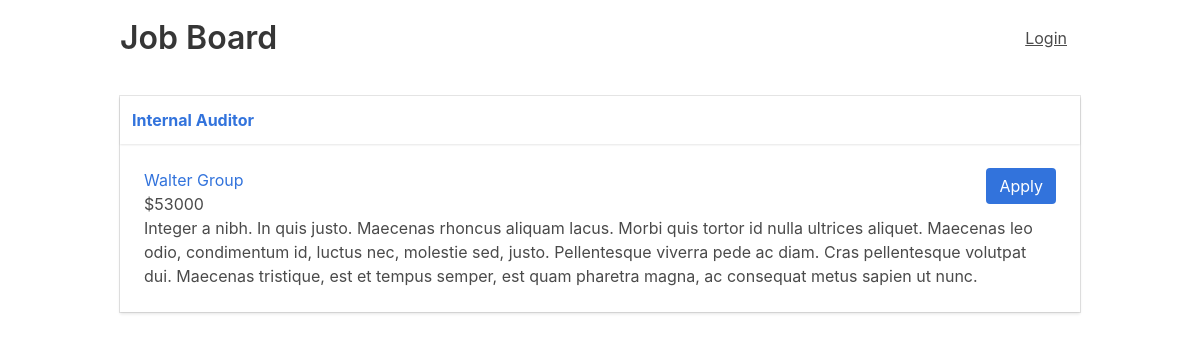
The page /job/2 on the database its author committed.
### tables this page shows
CREATE TABLE "job" (
"id" INTEGER PRIMARY KEY AUTOINCREMENT,
"title" VARCHAR,
"description" TEXT,
"salary" VARCHAR,
"employer_id" INTEGER
);

CREATE TABLE "employer" (
"id" INTEGER PRIMARY KEY AUTOINCREMENT,
"name" VARCHAR,
"description" TEXT,
"address" VARCHAR,
"city" VARCHAR,
"state" VARCHAR,
"zip" VARCHAR
);

### jobs/app.py (the view)
@app.route("/job/<job_id>")
def job(job_id):
    job = execute_sql(
        "SELECT job.id, job.title, job.description, job.salary, employer.id as employer_id, employer.name as employer_name FROM job JOIN employer ON employer.id = job.employer_id WHERE job.id = ?",
        [job_id],
        single=True,
    )
    return render_template("job.html", job=job)

### jobs/app.py (called while the page is built)
@app.teardown_appcontext
def close_connection(exception):
    connection = getattr(g, "_connection", None)
    if connection != None:
        connection.close()

### jobs/util.py (called while the page is built)
def open_connection():
    connection = getattr(g, "_connection", None)
    if connection == None:
        connection = g._connection = sqlite3.connect(PATH)
    connection.row_factory = sqlite3.Row
    return connection

def execute_sql(sql, values=(), commit=False, single=False):
    connection = open_connection()
    cursor = connection.execute(sql, values)
    if commit:
        results = connection.commit()
    else:
        results = cursor.fetchone() if single else cursor.fetchall()
    cursor.close()
    return results

### jobs/templates/job.html
{% extends "layout.html" %}
{% block content %}
  {{ show_job(job) }}
{% endblock %}

### jobs/templates/_macros.html (shortened to what this page needs)
{% macro show_job(job) %}
<div class="card adjust-height">
  <header class="card-header">
    <p class="card-header-title">
      <a href="{{ url_for('job', job_id=job['id']) }}">{{ job['title'] }}</a>
    </p>
  </header>
  <div class="card-content">
    <div class="content">
      <p>
          {% if session.logged_in %}
          <a class="button is-text is-pulled-right" href="{{ url_for('add', job_id=job['id']) }}">
            <span class="fa fa-edit"></span>
          </a>
          <a class="button is-text is-pulled-right" onclick="return confirm('Are you sure')" href="{{ url_for('delete', job_id=job['id']) }}">
            <span class="fa fa-trash"></span>
          </a>
          {% else %}
            <a class="button is-link is-pulled-right" href="{{ url_for('apply', job_id=job['id']) }}">Apply</a>
          {% endif %}
          <a href="{{ url_for('employer', employer_id=job['employer_id']) }}">{{ job['employer_name'] }}</a>
          <br />
          ${{ job['salary'] }}
          <br />
          {{ job['description'] }}
      </p>
    </div>
  </div>
</div>
{% endmacro %}

### jobs/static/css/app.css (style rules this page uses)
.adjust-height { height: 100%; }

### rows shown on the page
job: title "Internal Auditor", salary "53000", description "Integer a nibh. In quis justo. Maecenas rhoncus aliquam lacus. Morbi quis tortor id nulla ultrices aliquet. Maecenas leo odio, condimentum id, luctus nec, molestie sed, justo. Pellentesque viverra pede ac diam. Cras pellentesque volutpat dui. Maecenas tristique, est et tempus semper, est quam pharetra magna, ac consequat metus sapien ut nunc."
employer: employer_name "Walter Group"
